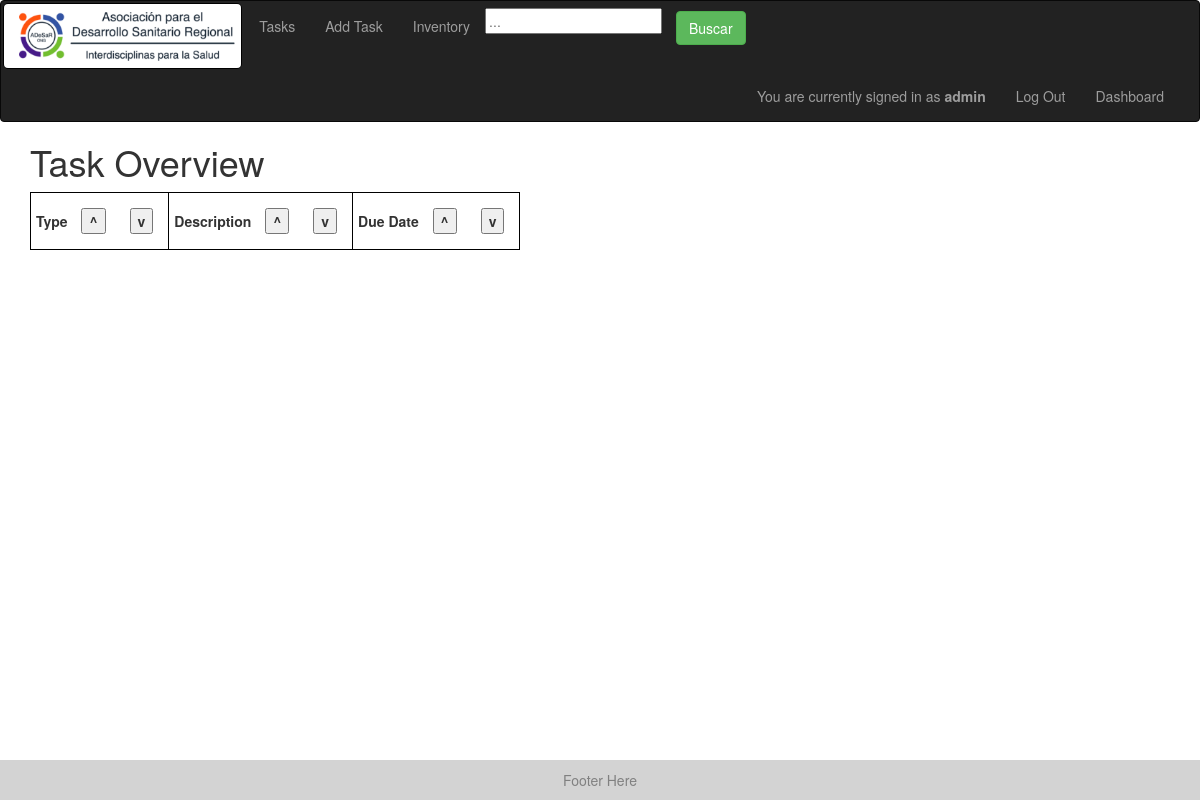
The page /tasks (signed in) on the database as committed earlier.
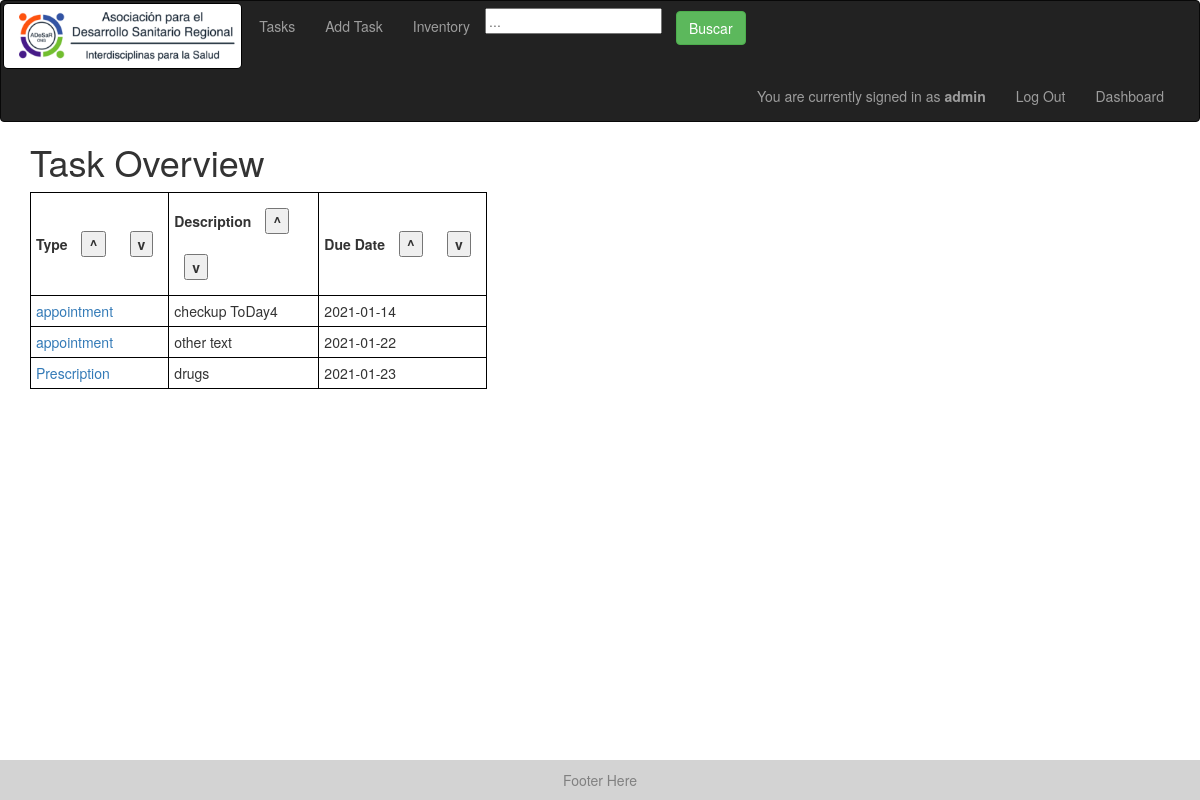
The same page on the database as committed later.
### models.py (models this page shows)
class Task(Base):
    __tablename__ = "tasks"
    id = Column(Integer, primary_key=True)
    task_type = Column(String, default="Generic")
    creator_id = Column(Integer)
    created_datetime = Column(DateTime)
    created_datestring = Column(String)
    due_datetime = Column(DateTime)
    due_datestring = Column(String)
    description = Column(String)
    completed = Column(Boolean) # completed or not
    fields = Column(PickleType) # dictionary of strings to strings
    reminders = Column(PickleType) # list of datetimes
    reminder_datestrings = Column(PickleType) # list of datetimes
    color = Column(String)

### app.py (the view)
@app.route('/tasks')
@check_login_wrapper
def tasks():
    return render_template("tasks.html", tasks=get_tasks(), col_strings = ["Due Date"], col_vars = ["due_datestring"], task_types=get_task_types())

### app.py (called while the page is built)
def check_login_wrapper(func):
    @wraps(func)
    def inner(*args, **kwargs):
        print("here")
        if "username" not in login_session:
            return redirect(url_for('login'))
        return func(*args, **kwargs)
    return inner

### database.py (called while the page is built)
def get_task_types():
    return session.query(TaskType).all()

def get_tasks():
    return session.query(Task).all()

### templates/tasks.html (shortened to what this page needs)
{% extends "layout.html" %}
{% block body %}
	<h1>Task Overview</h1>
	<table id="task-table">
		<tr>
			<th> Type <button onclick="sortTable(0)">^</button> <button onclick="sortTable(0, true)">v</button></th>
			<th>Description <button onclick="sortTable(1)">^</button> <button onclick="sortTable(1, true)">v</button></th>
			{% for col in col_strings %}
				<th> {{ col }} <button onclick="sortTable( {{loop.index+1}} )">^</button> <button onclick="sortTable({{loop.index+1}}, true)">v</button></th>
			{% endfor %}
	    </tr>
	{% for task in tasks %}
		<tr class="task-row">
			<td><a href="/task/{{task.id}}"> {{ task.task_type }} </a></td>
			{% if task.description|length > 20 %}
		        <td class="desc-col"> {{ task.description[:20] }} <span class="tooltip2">...<span class="tooltiptext">{{ task.description }}</span></span></td>
		    {% else %}
		    	<td class="desc-col"> {{ task.description }} </td>
		    {% endif %}
	        {% for col in col_vars %}
				<td> {{ task[col] }} </td>
			{% endfor %}
	    </tr>
    {% endfor %}
    </table>
{%endblock%}

### templates/layout.html (shortened to what this page needs)
<!doctype html>
<html lang="en">
<head>
  <link rel="stylesheet" href="https://maxcdn.bootstrapcdn.com/bootstrap/3.3.7/css/bootstrap.min.css">
  <link rel="stylesheet" href="{{url_for('static', filename='style.css')}}">
</head>
<body style="position: relative;  min-height: 100vh;">
  <nav class="navbar navbar-inverse">
      <div class="navbar-header">
        <a class="navbar-brand" href="/" style="height: 70px; padding: 2px;">
          <img alt="Brand Logo" src="{{url_for('static', filename='brand_logo.png')}}" style="max-height: 100%; border: 1px solid black; border-radius: 5px;">
        </a>
        <ul class="nav navbar-nav">
          <li><a href = "{{url_for('daily_tasks_')}}">Tasks</a></li>
          <li><a href = "{{url_for('add_task')}}">Add Task</a></li>
          <li><a href = "{{url_for('inventory')}}">Inventory</a></li>
          <li>
            <form action="{{ url_for('search') }}" method = 'post'>
              <input id="input-search" class="search-bar" type="text" name="search" placeholder="...">
              <button class="btn btn-success" type="submit" id="search"> Buscar </button>
            </form>
          </li>
        </ul>
      </div>
      <div class="collapse navbar-collapse" id="navbar-collapse-1">
        <div class="navbar-right">
        {% if 'id' in session %}
          <div class="navbar-text" id="userbox">
              You are currently signed in as <strong>{{session['username']}}</strong>
              </div>
              <ul class="nav navbar-nav">
                <li><a href = "{{url_for('logout')}}">Log Out</a></li>
              </ul>
            {%if session['is_admin']%}
                <ul class="nav navbar-nav">
                  <li><a href = "{{url_for('dashboard')}}">Dashboard</a></li>
                </ul>
            {%endif%}
        {%endif%}
        </div>
      </div>
  </nav>
  <div style="margin-left: 30px; margin-right: 30px; padding-bottom: 5.5rem;    /* Footer height */">
  {% block body %}
  {% endblock %}
  </div>
  <div>
    <div class="footer">
      <span> Footer Here </span>
    </div>
  </div>
</body>
</html>

### static/style.css (style rules this page uses)
.footer { left: 0; bottom: 0; width: 100%; background-color: lightgrey; padding: 10px; color: grey; text-align: center; position: absolute; bottom: 0; width: 100%; height: 4rem; }
th { padding: 5px; border: 1px solid black; }
td { padding: 5px; border: 1px solid black; }
input { max-width: 500px; }
button { margin: 10px; }
.navbar { padding-left: 0px; padding-right: 20px; }
.desc-col { width: 150px; max-height: 20px; }
.task-row { max-height: 20px; white-space: nowrap; }

### templates/layout.html (style rules this page uses)
.footer { left: 0; bottom: 0; width: 100%; background-color: lightgrey; padding: 10px; color: grey; text-align: center; position: absolute; bottom: 0; width: 100%; height: 4rem; }
th { padding: 5px; border: 1px solid black; }
td { padding: 5px; border: 1px solid black; }
input { max-width: 500px; }
button { margin: 10px; }
.navbar { padding-left: 0px; padding-right: 20px; }
.desc-col { width: 150px; max-height: 20px; }
.task-row { max-height: 20px; white-space: nowrap; }

Rows that differ between the two databases and show on the page:
added Task: task_type "appointment", description "checkup ToDay4", due_datestring "2021-01-14"
added Task: task_type "appointment", description "other text", due_datestring "2021-01-22"
added Task: task_type "Prescription", description "drugs", due_datestring "2021-01-23"
